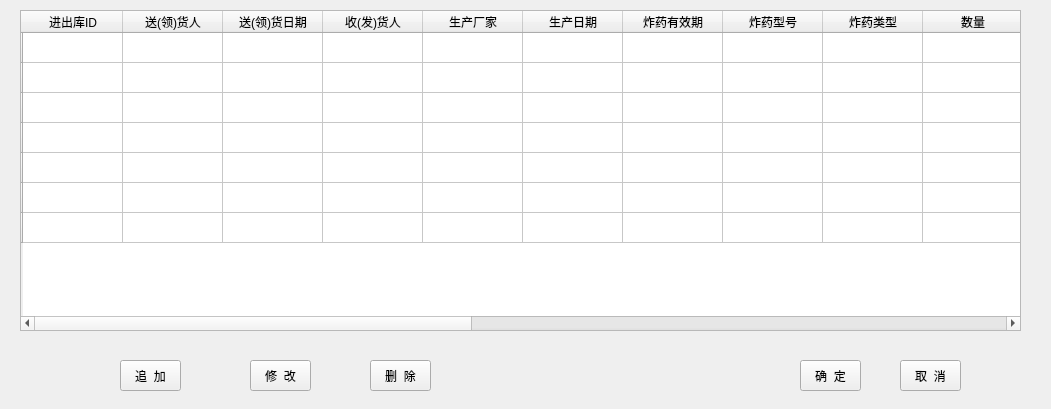
<?xml version="1.0" encoding="UTF-8"?>
<ui version="4.0">
 <class>explosiveMagazineTableForm</class>
 <widget class="QWidget" name="explosiveMagazineTableForm">
  <property name="geometry">
   <rect>
    <x>0</x>
    <y>0</y>
    <width>1051</width>
    <height>409</height>
   </rect>
  </property>
  <property name="minimumSize">
   <size>
    <width>1051</width>
    <height>409</height>
   </size>
  </property>
  <property name="maximumSize">
   <size>
    <width>1053</width>
    <height>409</height>
   </size>
  </property>
  <property name="windowTitle">
   <string>炸药库领取表</string>
  </property>
  <widget class="QTableWidget" name="tableWidget">
   <property name="geometry">
    <rect>
     <x>20</x>
     <y>10</y>
     <width>1001</width>
     <height>321</height>
    </rect>
   </property>
   <row>
    <property name="text">
     <string/>
    </property>
   </row>
   <row>
    <property name="text">
     <string/>
    </property>
   </row>
   <row>
    <property name="text">
     <string/>
    </property>
   </row>
   <row>
    <property name="text">
     <string/>
    </property>
   </row>
   <row>
    <property name="text">
     <string/>
    </property>
   </row>
   <row>
    <property name="text">
     <string/>
    </property>
   </row>
   <row>
    <property name="text">
     <string/>
    </property>
   </row>
   <column>
    <property name="text">
     <string>进出库ID</string>
    </property>
   </column>
   <column>
    <property name="text">
     <string>送(领)货人</string>
    </property>
   </column>
   <column>
    <property name="text">
     <string>送(领)货日期</string>
    </property>
   </column>
   <column>
    <property name="text">
     <string>收(发)货人</string>
    </property>
   </column>
   <column>
    <property name="text">
     <string>生产厂家</string>
    </property>
   </column>
   <column>
    <property name="text">
     <string>生产日期</string>
    </property>
   </column>
   <column>
    <property name="text">
     <string>炸药有效期</string>
    </property>
   </column>
   <column>
    <property name="text">
     <string>炸药型号</string>
    </property>
   </column>
   <column>
    <property name="text">
     <string>炸药类型</string>
    </property>
   </column>
   <column>
    <property name="text">
     <string>数量</string>
    </property>
   </column>
   <column>
    <property name="text">
     <string>总重量</string>
    </property>
   </column>
   <column>
    <property name="text">
     <string>炸药批号</string>
    </property>
   </column>
   <column>
    <property name="text">
     <string>爆速</string>
    </property>
   </column>
   <column>
    <property name="text">
     <string>爆力</string>
    </property>
   </column>
   <column>
    <property name="text">
     <string>猛度</string>
    </property>
   </column>
   <column>
    <property name="text">
     <string>殉爆距离</string>
    </property>
   </column>
   <column>
    <property name="text">
     <string>长度</string>
    </property>
   </column>
   <column>
    <property name="text">
     <string>直径</string>
    </property>
   </column>
   <column>
    <property name="text">
     <string>单个质量</string>
    </property>
   </column>
   <column>
    <property name="text">
     <string>包装形式：塑料，硬塑管，其他</string>
    </property>
   </column>
  </widget>
  <widget class="QPushButton" name="pushButton">
   <property name="geometry">
    <rect>
     <x>120</x>
     <y>360</y>
     <width>61</width>
     <height>31</height>
    </rect>
   </property>
   <property name="text">
    <string>追  加</string>
   </property>
  </widget>
  <widget class="QPushButton" name="pushButton_2">
   <property name="geometry">
    <rect>
     <x>250</x>
     <y>360</y>
     <width>61</width>
     <height>31</height>
    </rect>
   </property>
   <property name="text">
    <string>修  改</string>
   </property>
  </widget>
  <widget class="QPushButton" name="pushButton_3">
   <property name="geometry">
    <rect>
     <x>370</x>
     <y>360</y>
     <width>61</width>
     <height>31</height>
    </rect>
   </property>
   <property name="text">
    <string>删  除</string>
   </property>
  </widget>
  <widget class="QPushButton" name="pushButton_4">
   <property name="geometry">
    <rect>
     <x>800</x>
     <y>360</y>
     <width>61</width>
     <height>31</height>
    </rect>
   </property>
   <property name="text">
    <string>确  定</string>
   </property>
  </widget>
  <widget class="QPushButton" name="pushButton_5">
   <property name="geometry">
    <rect>
     <x>900</x>
     <y>360</y>
     <width>61</width>
     <height>31</height>
    </rect>
   </property>
   <property name="text">
    <string>取  消</string>
   </property>
  </widget>
 </widget>
 <resources/>
 <connections/>
</ui>
